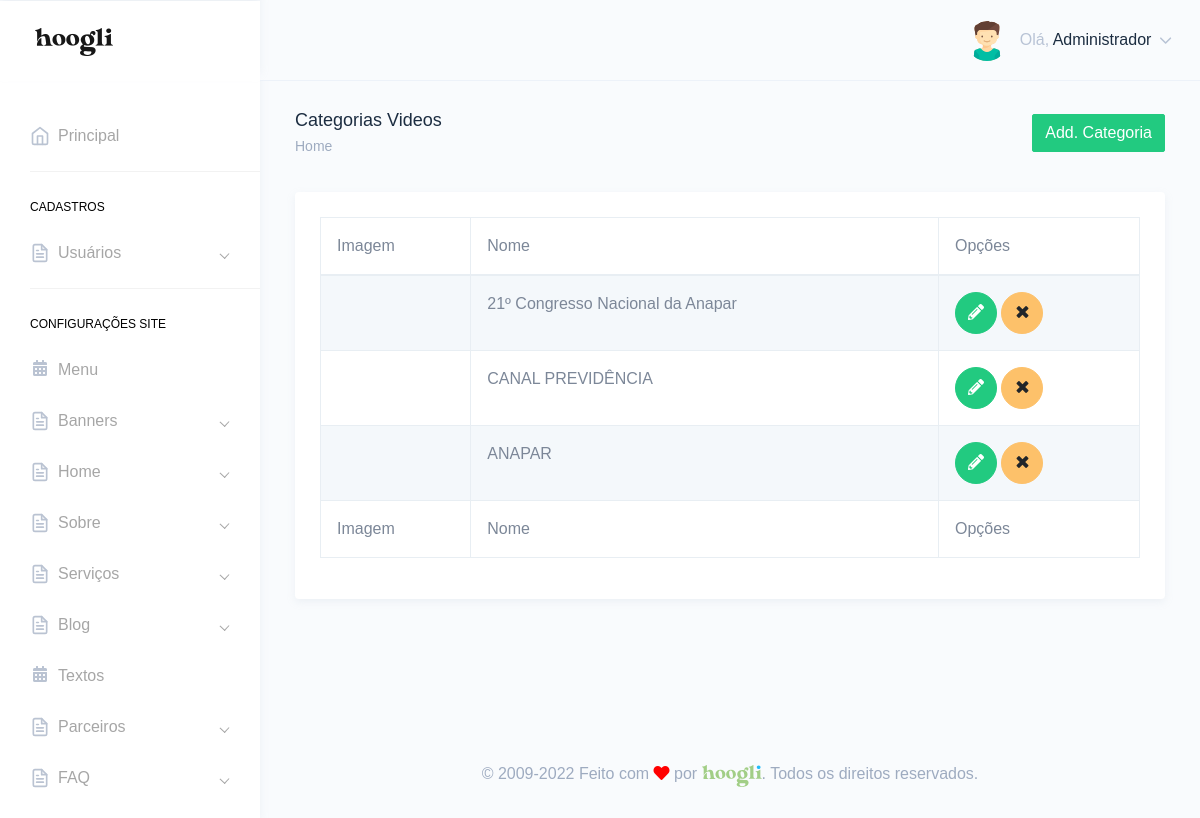
The app's page /painel/categoriasvideos.php (signed in) with its own data.
### tables this page shows
CREATE TABLE `tbl_usuarios` (
  `id` int(11) NOT NULL,
  `nome` varchar(250) DEFAULT NULL,
  `email` varchar(250) DEFAULT NULL,
  `telefone` varchar(250) DEFAULT NULL,
  `endereco` varchar(250) DEFAULT NULL,
  `cpf` varchar(100) DEFAULT NULL,
  `login` varchar(100) DEFAULT NULL,
  `senha` varchar(100) DEFAULT NULL,
  `foto` varchar(250) DEFAULT NULL,
  `id_cargo` int(11) DEFAULT NULL,
  `sexo` varchar(2) DEFAULT NULL,
  `perm_cad_usuario` varchar(2) DEFAULT NULL,
  `perm_relatorio` varchar(2) DEFAULT NULL,
  `perm_add_usuario` varchar(2) DEFAULT NULL,
  `perm_edit_usuario` varchar(2) DEFAULT NULL,
  `perm_del_usuario` varchar(2) DEFAULT NULL,
  `perm_cad_contato` varchar(2) DEFAULT NULL,
  `perm_edit_contato` varchar(2) DEFAULT NULL,
  `perm_del_contato` varchar(2) DEFAULT NULL,
  `perm_edit_contato_nf` varchar(3) DEFAULT NULL,
  `perm_pag_principal_rm` varchar(2) DEFAULT NULL,
  `perm_pag_principal_uc` varchar(2) DEFAULT NULL,
  `admin_geral` varchar(2) DEFAULT NULL,
  `data_frase` date DEFAULT NULL,
  `id_frase` int(11) DEFAULT NULL,
  `frase_lida` varchar(2) DEFAULT NULL
);

CREATE TABLE `tbl_cat_videos` (
  `id` int(11) NOT NULL,
  `nome` varchar(250) DEFAULT NULL,
  `foto` varchar(250) DEFAULT NULL,
  `url_amigavel` varchar(250) DEFAULT NULL
);

### Connection/con-pdo.php (called while the page is built, shortened)
<?php
$conInstanciada = '';
if(empty($conInstanciada)) {
	class Conexao {
		private static $pdo;
		public static function getInstance() {
		if (!isset(self::$pdo)) {
		 try {
		  $opcoes = array(PDO::MYSQL_ATTR_INIT_COMMAND => 'SET NAMES utf8', PDO::ATTR_PERSISTENT => TRUE);
		  self::$pdo = new PDO("mysql:host=" . HOST . "; dbname=" . DBNAME . "; charset=" . CHARSET . ";", USER, PASSWORD, $opcoes);
		  self::$pdo->setAttribute(PDO::ATTR_ERRMODE, PDO::ERRMODE_EXCEPTION);
		 } catch (PDOException $e) {
		  print "Erro: " . $e->getMessage();
		 }
		}
		return self::$pdo;
		}
	}
}

### Class/acesso.class.php (called while the page is built, shortened)
<?php
$AcessoInstanciada = '';
if(empty($AcessoInstanciada)) {
	if(file_exists('Connection/conexao.php')) {
		require_once('Connection/con-pdo.php');
		require_once('Class/funcoes.php');
	} else {
		require_once('../Connection/con-pdo.php');
		require_once('../Class/funcoes.php');
	}
	class Acesso {
		private $pdo = null;
		private static $Acesso = null;
		private function __construct($conexao){
			$this->pdo = $conexao;
		}
		public static function getInstance($conexao){
			if (!isset(self::$Acesso)):
				self::$Acesso = new Acesso($conexao);
			endif;
			return self::$Acesso;
		}
		function rsDados($id='', $idCargo='', $orderBy='', $limite='') {
			$sqlLimite = '';
			$sqlOrdem = '';
			$sql = '';
			$nCampos = 0;
			if(!empty($id)) {
				$sql .= " and id = ?";
				$nCampos++;
				$campo[$nCampos] = $id;
			}
			try{
				$sql = "SELECT * FROM tbl_usuarios where 1=1 $sql $sqlOrdem $sqlLimite";
				$stm = $this->pdo->prepare($sql);
				for($i=1; $i<=$nCampos; $i++) {
					$stm->bindValue($i, $campo[$i]);
				}
				$stm->execute();
				$rsDados = $stm->fetchAll(PDO::FETCH_OBJ);
				if($id <> '' or $limite == 1) {
					return($rsDados[0]);
				} else {
					return($rsDados);
				}
			} catch(PDOException $erro){
				echo $erro->getMessage();
			}
		}
	}
}

### painel/verifica.php (called while the page is built, shortened)
<?php
include "../Class/acesso.class.php";
$verificaRestrito = Acesso::getInstance(Conexao::getInstance());
include "../Class/categoriasvideos.class.php";
$categoriasvideos = CategoriasVideos::getInstance(Conexao::getInstance());
$verificaRestrito->restritoAdmin();
$dadosUsuarioLogado = $verificaRestrito->rsDados($_SESSION['dadosLogado']->id);
?>

### Class/funcoes.php (called while the page is built, shortened)
<?php
  function icone_genero($genero) {
    switch ($genero) {
      case "M": return "assets/images/avatars/boy.svg"; break;
    }
  }
?>

### Class/categoriasvideos.class.php (called while the page is built, shortened)
<?php
$CategoriasVideosInstanciada = '';
if(empty($CategoriasVideosInstanciada)) {
	if(file_exists('Connection/conexao.php')) {
		require_once('Connection/con-pdo.php');
		require_once('Class/funcoes.php');
	} else {
		require_once('../Connection/con-pdo.php');
		require_once('../Class/funcoes.php');
	}
	class CategoriasVideos {
		private $pdo = null;
		private static $CategoriasVideos = null;
		private function __construct($conexao){
			$this->pdo = $conexao;
		}
		public static function getInstance($conexao){
			if (!isset(self::$CategoriasVideos)):
				self::$CategoriasVideos = new CategoriasVideos($conexao);
			endif;
			return self::$CategoriasVideos;
		}
		function rsDados($id='', $orderBy='', $limite='', $url_amigavel='') {
			$nCampos = 0;
			$sql = '';
			$sqlOrdem = '';
			$sqlLimite = '';
			try{
				$sql = "SELECT * FROM tbl_cat_videos where 1=1 $sql $sqlOrdem $sqlLimite";
				$stm = $this->pdo->prepare($sql);
				for($i=1; $i<=$nCampos; $i++) {
					$stm->bindValue($i, $campo[$i]);
				}
				$stm->execute();
				$rsDados = $stm->fetchAll(PDO::FETCH_OBJ);
				if($id <> '' or $limite == 1) {
					return($rsDados[0]);
				} else {
					return($rsDados);
				}
			} catch(PDOException $erro){
				echo $erro->getMessage();
			}
		}
	}
}

### painel/categoriasvideos.php (the view, shortened to what this page needs)
<?php include "verifica.php";
$puxaCategorias = $categoriasvideos->rsDados();
?>
<!DOCTYPE html>
<html dir="ltr" lang="pt-br">
<head>
    <link href="dist/css/style.min.css" rel="stylesheet">
</head>
<body>
    <div id="main-wrapper" data-theme="light" data-layout="vertical" data-navbarbg="skin6" data-sidebartype="full" data-sidebar-position="fixed" data-header-position="fixed" data-boxed-layout="full">
      <?php include "header.php";?>
       <?php include "inc-menu-lateral.php";?>
        <div class="page-wrapper">
            <div class="page-breadcrumb">
                <div class="row">
                    <div class="col-7 align-self-center">
                        <h4 class="page-title text-truncate text-dark font-weight-medium mb-1">Categorias Videos</h4>
                        <div class="d-flex align-items-center">
                            <nav aria-label="breadcrumb">
                                <ol class="breadcrumb m-0 p-0">
                                    <li class="breadcrumb-item"><a href="." class="text-muted">Home</a></li>
                                </ol>
                            </nav>
                        </div>
                    </div>
                    <div class="col-5 align-self-center">
                        <a href="add-categoriavideo.php" class="btn btn-success float-right">Add. Categoria</a>
                    </div>
                </div>
            </div>
            <div class="container-fluid">
                <div class="row">
                    <div class="col-12">
                        <div class="card">
                            <div class="card-body">
                                <div class="table-responsive">
                                    <table id="zero_config" class="table table-striped table-bordered no-wrap">
                                        <thead>
                                            <tr>
                                                <th>Imagem</th>
                                                <th>Nome</th>
                                                <th>Opções</th>
                                            </tr>
                                        </thead>
                                        <tbody>
                                            <?php
                                            if(count($puxaCategorias) > 0){
                                            foreach($puxaCategorias as $categoria){?>
                                            <tr>
                                                <td>
                                                    </td>
                                                <td><?php echo $categoria->nome;?></td>
                                                <td>
                                                    <a href="editar-categoriavideo.php?id=<?php echo $categoria->id;?>" class="btn btn-success btn-circle"><i class="fas fa-pencil-alt"></i></a>
                                                    <a href="categoriasvideos.php?id=<?php echo $categoria->id;?>&acao=excluirCategoriaVideo" class="btn btn-warning btn-circle"><i class="fa fa-times"></i></a>
                                                </td>
                                            </tr>
                                            <?php } }?>
                                        </tbody>
                                        <tfoot>
                                            <tr>
                                                <th>Imagem</th>
                                                <th>Nome</th>
                                                <th>Opções</th>
                                            </tr>
                                        </tfoot>
                                    </table>
                                </div>
                            </div>
                        </div>
                    </div>
                </div>
            </div>
        <?php include "footer.php";?>
        </div>
    </div>
</body>
</html>

### painel/header.php (shortened to what this page needs)
<header class="topbar" data-navbarbg="skin6">
            <nav class="navbar top-navbar navbar-expand-md">
                <div class="navbar-header" data-logobg="skin6">
                    <div class="navbar-brand">
                        <a href=".">
                            <span class="logo-text">
                                <img src="assets/images/hoogli_logo.png" alt="homepage" class="dark-logo" />
                            </span>
                        </a>
                    </div>
                </div>
                <div class="navbar-collapse collapse" id="navbarSupportedContent">
                    <ul class="navbar-nav float-right">
                        <li class="nav-item dropdown">
                            <a class="nav-link dropdown-toggle" href="javascript:void(0)" data-toggle="dropdown"
                                aria-haspopup="true" aria-expanded="false">
                                <?php if(!empty($dadosUsuarioLogado->foto)){?>
                                <img src="../img/<?php echo $dadosUsuarioLogado->foto;?>" alt="<?php echo $dadosUsuarioLogado->nome;?>" class="rounded-circle" width="40">
                                <?php }else{?>
                                <img src="<?php echo icone_genero($dadosUsuarioLogado->sexo);?>" alt="<?php echo $dadosUsuarioLogado->nome;?>" class="rounded-circle" width="40">
                                <?php }?>
                                <span class="ml-2 d-none d-lg-inline-block"><span>Olá,</span> <span
                                        class="text-dark"><?php echo $dadosUsuarioLogado->nome;?></span> <i data-feather="chevron-down"
                                        class="svg-icon"></i></span>
                            </a>
                        </li>
                    </ul>
                </div>
            </nav>
        </header>

### records on screen
tbl_usuarios: nome "Administrador"
tbl_cat_videos: nome "21º Congresso Nacional da Anapar"
tbl_cat_videos: nome "CANAL PREVIDÊNCIA"
tbl_cat_videos: nome "ANAPAR"
